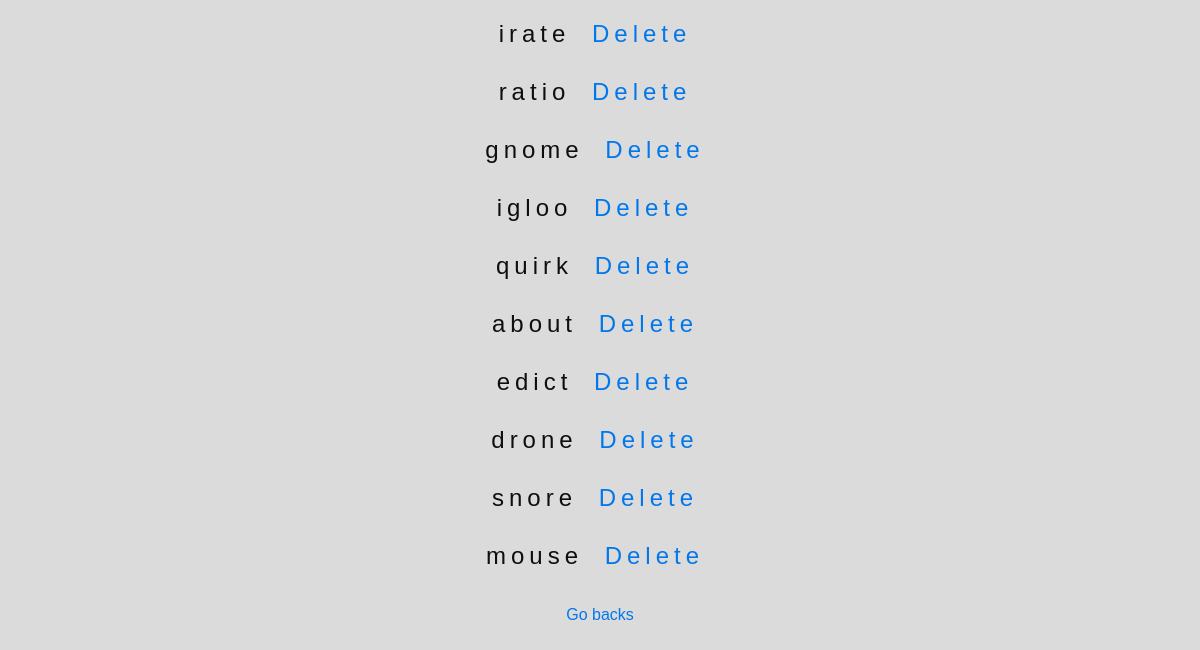
/admin (lower part), run on an earlier commit of the app's database.
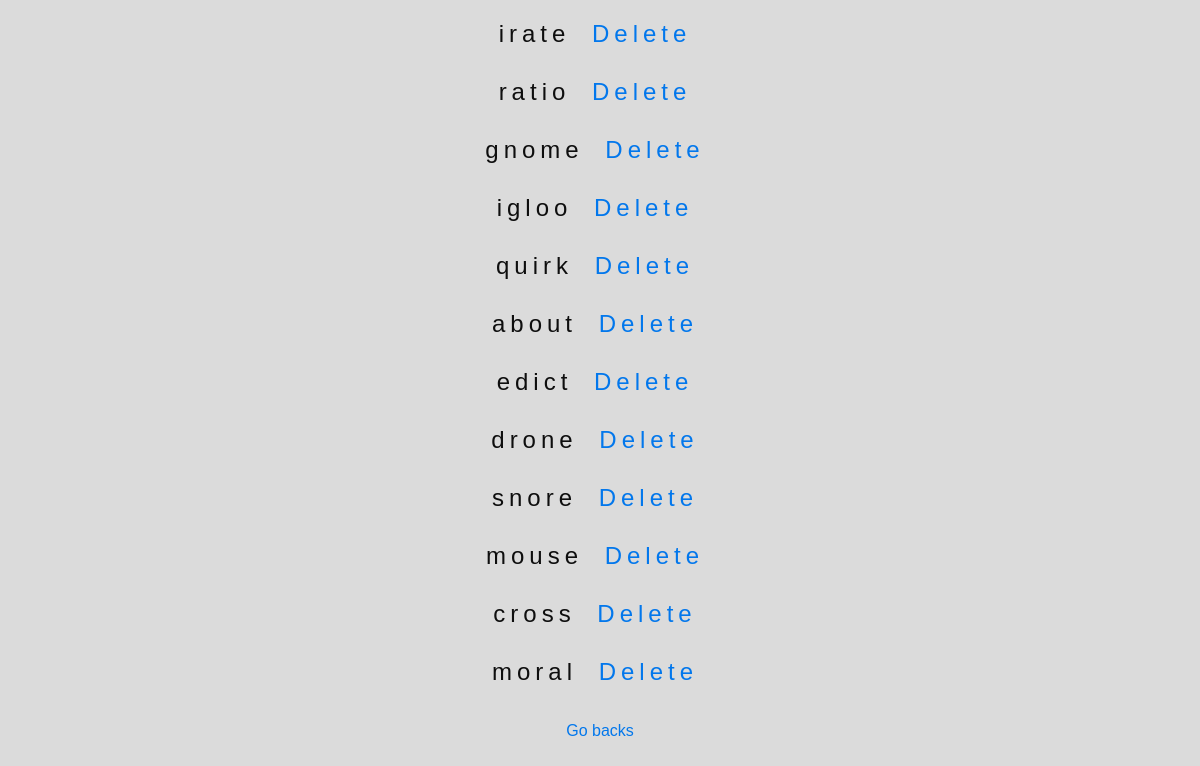
And on a later commit of the database.
### app.py (models this page shows)
class Word(db.Model):
    id = db.Column(db.Integer, primary_key=True)
    text = db.Column(db.String(5), unique=True, nullable=False)

### app.py (the view, shortened to what this page needs)
@app.route('/admin', methods=['GET', 'POST'])
def admin():
    words = Word.query.all()
    return render_template('admin.html', words=words)

### templates/admin.html (shortened to what this page needs)
<!DOCTYPE html>
<html>
<head>
    <link rel="stylesheet" href="{{ url_for('static', filename='styles.css') }}">
</head>
<body>
    <ul>
        {% for word in words %}
            <li>{{ word.text }} <a href="{{ url_for('delete_word', word_id=word.id) }}">Delete</a></li>
        {% endfor %}
    </ul>
    <a href="{{ url_for('index') }}">Go backs</a>
</body>
</html>

### static/styles.css (style rules this page uses)
body { font-family: 'Arial', sans-serif; background-color: #dbdbdb; color: #0e0e0e; text-align: center; padding: 20px; }
ul { list-style-type: none; padding: 0; }
li { margin: 10px 0; font-size: 24px; letter-spacing: 5px; }
a { color: #0277ec; text-decoration: none; margin: 10px; display: inline-block; }

What changed in the data, as far as the page shows it:
added Word: text "cross"
added Word: text "moral"
